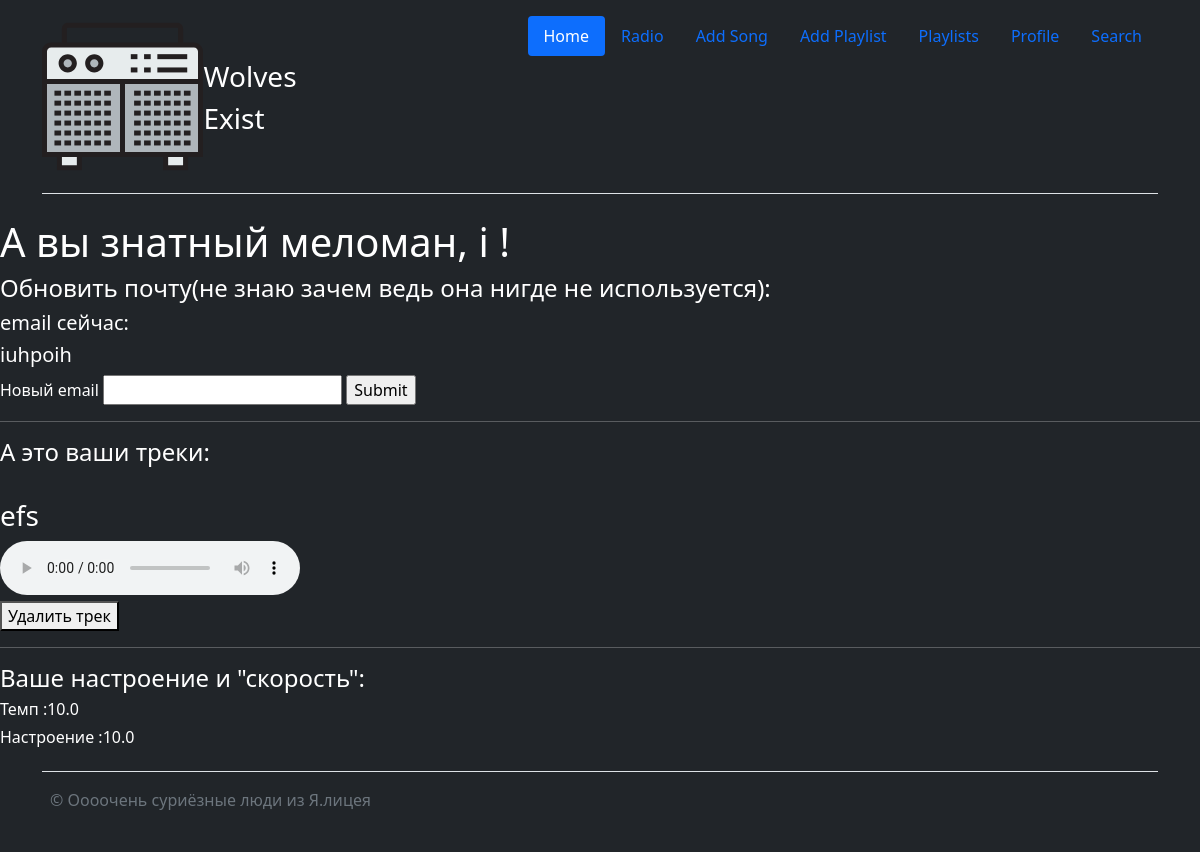
The app's page /profile (signed in) with its own data.
### data/user.py (models this page shows, shortened)
class User(SqlAlchemyBase, flask_login.UserMixin):
    __tablename__ = 'users'
    id = sqlalchemy.Column(sqlalchemy.Integer,
                           primary_key=True, autoincrement=True)
    name = sqlalchemy.Column(sqlalchemy.String, nullable=True)
    email = sqlalchemy.Column(sqlalchemy.String,
                              index=True, unique=True, nullable=True)
    town = sqlalchemy.Column(sqlalchemy.String, nullable=True)
    hashed_password = sqlalchemy.Column(sqlalchemy.String, nullable=True)
    created_date = sqlalchemy.Column(sqlalchemy.DateTime,
                                     default=datetime.datetime.now)
    temp_preference = sqlalchemy.Column(sqlalchemy.Float, nullable=True, default=10)
    mood_preference = sqlalchemy.Column(sqlalchemy.Float, nullable=True, default=10)

### data/track.py (models this page shows, shortened)
class Track(SqlAlchemyBase, SerializerMixin):
    __tablename__ = "track"
    id = sqlalchemy.Column(sqlalchemy.Integer,
                           primary_key=True, autoincrement=True)
    track_name = sqlalchemy.Column(sqlalchemy.String, nullable=True)
    user_id = sqlalchemy.Column(sqlalchemy.Integer,
                                sqlalchemy.ForeignKey("users.id"))
    tack_path = sqlalchemy.Column(sqlalchemy.String, nullable=True)
    img_path = sqlalchemy.Column(sqlalchemy.String, nullable=True)
    track_duration = sqlalchemy.Column(sqlalchemy.Integer, nullable=True)  # в секундах
    temp_preference = sqlalchemy.Column(sqlalchemy.Float, nullable=True)
    mood_preference = sqlalchemy.Column(sqlalchemy.Float, nullable=True)

### app.py (the view)
@app.route("/profile", methods=["GET", "POST"])
@login_required
def profile():
    db_sess = db_session.create_session()
    user = db_sess.query(User).filter(User.id == session.get("_user_id")).first()
    tracks = db_sess.query(Track).filter(Track.user_id == session.get("_user_id")).all()
    if request.method == "POST":
        user.email = request.form.get("email")
    db_sess.commit()
    return render_template("profile.html", tracks=tracks,
                           name=user.name,
                           email=user.email,
                           temp=user.temp_preference,
                           mood=user.mood_preference
                           )

### app.py (called while the page is built)
@login_manager.user_loader
def load_user(user_id):
    db_sess = db_session.create_session()
    return db_sess.query(User).get(user_id)

### data/db_session.py (called while the page is built)
def create_session() -> Session:
    global __factory
    return __factory()

### templates/profile.html (shortened to what this page needs)
<!DOCTYPE html>
<html lang="en">
<head>
    <link href="https://cdn.jsdelivr.net/npm/bootstrap@5.1.3/dist/css/bootstrap.min.css" rel="stylesheet">
</head>
<body class="  text-white bg-dark">
  <div class="container">
    <header class="d-flex flex-wrap justify-content-center py-3 mb-4 border-bottom">
        <a href="/" class="d-flex align-items-center mb-3 mb-md-0 me-md-auto text-white text-decoration-none">
            <img src="{{ url_for('static',filename='icons/icon_m.svg') }}"></img>
            <span class="fs-3">Wolves Exist</span>
        </a>
        <ul class="nav nav-pills">
            <li class="nav-item"><a href="/homepage" class="nav-link active" aria-current="page">Home</a></li>
            <li class="nav-item"><a href="/radio" class="nav-link">Radio</a></li>
            <li class="nav-item"><a href="/add/song" class="nav-link">Add Song</a></li>
            <li class="nav-item"><a href="/add/playlist" class="nav-link">Add Playlist</a></li>
            <li class="nav-item"><a href="/myplaylists" class="nav-link">Playlists</a></li>
            <li class="nav-item"><a href="/profile" class="nav-link">Profile</a></li>
            <li class="nav-item"><a href="/search" class="nav-link">Search</a></li>
        </ul>
    </header>
 </div>
 <h1>А вы знатный меломан, {{name}} !</h1>
 <h4 >Обновить почту(не знаю зачем ведь она нигде не используется):</h4>
 <h5>email сейчас:</h5>
 <h5>{{email}}</h5>
 <form action="" method="post">
     <label for="username">Новый email</label>
     <input type="text" name="email">
     <input type="submit">
 </form>
 <hr>
 <h4>А это ваши треки:</h4>
    {% for item in tracks %}
    <h3 value="name" >{{item["track_name"]}}</h3>
    <audio controls src="{{ url_for('static', filename=item['tack_path']) }}"></audio>
    <br>
    <button class="delete" value="{{item['id']}}">Удалить трек</button>
    {% endfor %}
 <hr>
 <h4>Ваше настроение и "скорость":</h4>
 <h6>Темп :{{temp}}</h6>
 <h6>Настроение :{{mood}}</h6>
<div class="container">
  <footer class="d-flex flex-wrap justify-content-between align-items-center py-3 my-4 border-top">
    <div class="col-md-4 d-flex align-items-center">
      <span class="text-muted">&copy; Оооочень суриёзные люди из Я.лицея </span>
    </div>
  </footer>
</div>
</body>
</html>

### records on screen
User: email "iuhpoih", temp_preference "10.0", mood_preference "10.0"
Track: track_name "efs", {{ item['id'] }} 1 (drawn)

### other values on screen
{{ name }} "i"
